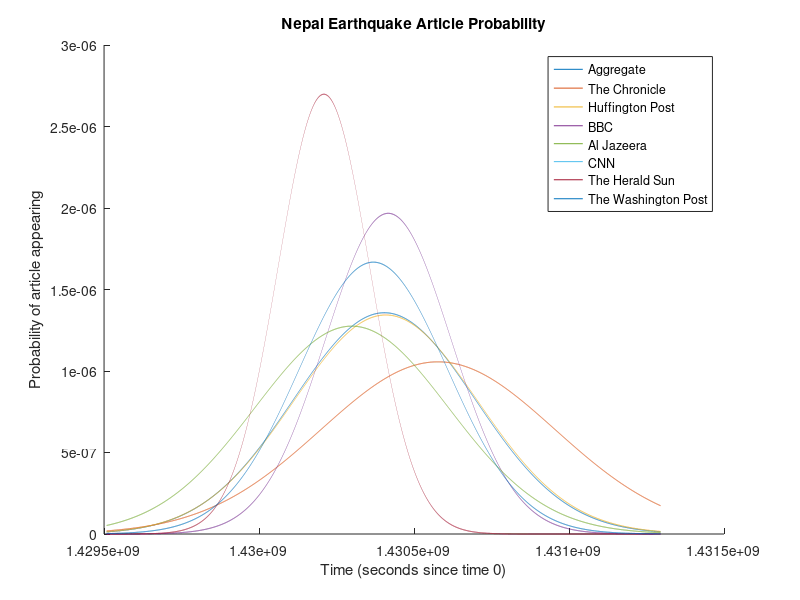

Source code (MATLAB):
mean = 1430401868.5157232;
std = 297786.6319579399;
x = [1430401868.5157232 - 3*297786.6319579399:1:1430401868.5157232 + 3*297786.6319579399];
norm = normpdf(x,mean,std);

general = [1430404268.2336957, 293886.35314878455];
chronicle = [1430577365.7142856, 377694.60811073065];
huff = [1430408655.862069, 296911.3523516595];
bbc = [1430416842.3181818, 202783.01322604693];
al = [1430298984.8888888, 312854.0101848871];
cnn = [1430056500, 0];
herald = [1430209226.6666667, 147867.11361519466];
wash = [1430368762.2857144, 239207.00452101807];

figure;
title('Nepal Earthquake Article Probability');
xlabel('Time (seconds since time 0)');
ylabel('Probability of article appearing');
hold on;
plot(x,normpdf(x,general(1),general(2)));
plot(x,normpdf(x,chronicle(1),chronicle(2)));
plot(x,normpdf(x,huff(1),huff(2)));
plot(x,normpdf(x,bbc(1),bbc(2)));
plot(x,normpdf(x,al(1),al(2)));
plot(x,normpdf(x,cnn(1),cnn(2)));
plot(x,normpdf(x,herald(1),herald(2)));
plot(x,normpdf(x,wash(1),wash(2)));
legend('Aggregate','The Chronicle','Huffington Post','BBC','Al Jazeera','CNN','The Herald Sun','The Washington Post');